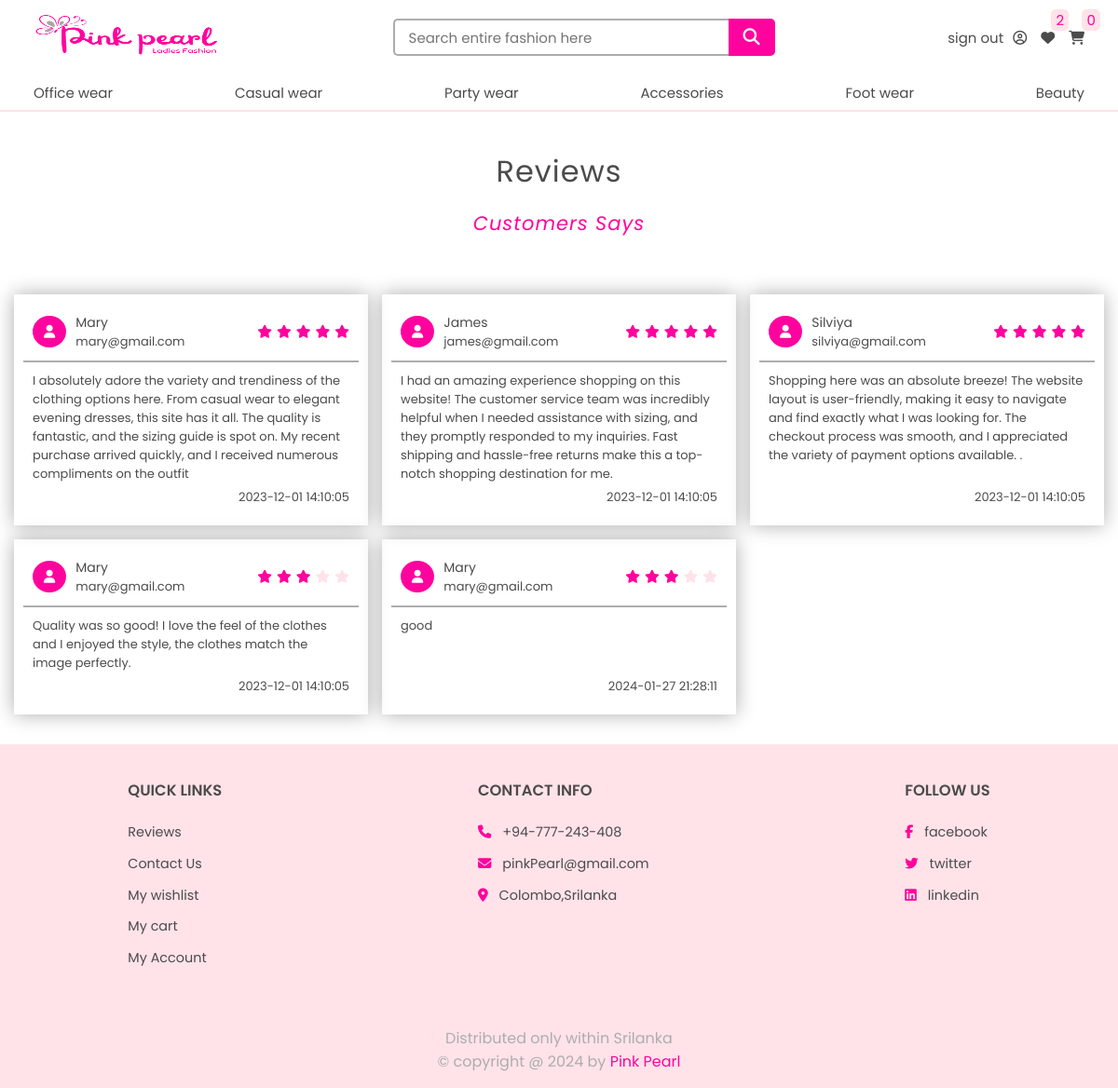
The app's page /shop/review.php (signed in) with its own data.
### tables this page shows
CREATE TABLE `main_category` (
  `main_category_id` int(11) NOT NULL,
  `category_name` varchar(255) NOT NULL,
  `description` varchar(100) NOT NULL,
  `image_url` varchar(255) NOT NULL
);

CREATE TABLE `reviews` (
  `review_id` int(11) NOT NULL,
  `user_id` int(11) NOT NULL,
  `comment` varchar(300) NOT NULL,
  `num_of_stars` int(11) NOT NULL,
  `date` datetime NOT NULL DEFAULT current_timestamp()
);

CREATE TABLE `users` (
  `user_id` int(11) NOT NULL,
  `username` varchar(50) NOT NULL,
  `first_name` varchar(100) NOT NULL,
  `last_name` varchar(100) NOT NULL,
  `phone` varchar(15) NOT NULL,
  `address_line1` text NOT NULL,
  `address_line2` text NOT NULL,
  `email` varchar(100) NOT NULL,
  `password` char(255) NOT NULL,
  `reg_date` date NOT NULL DEFAULT current_timestamp(),
  `user_type` varchar(50) NOT NULL,
  `current_point_balance` int(11) NOT NULL
);

### shop/review.php (the view, shortened to what this page needs)
<?php
include '../database/dbconnection.php';
$all_messages = mysqli_query($connection,"SELECT * from reviews inner join users on (reviews.user_id=users.user_id)") or die(mysqli_error($conn));
?>
<!DOCTYPE html>
<html lang="en">
<head>
    <link rel="stylesheet" href="../index.css">
    <link rel="stylesheet" href="./main-header//header.css">
    <link rel="stylesheet" href="style.css">
    <link rel="stylesheet" href="https://cdnjs.cloudflare.com/ajax/libs/font-awesome/6.4.2/css/all.min.css">
</head>
<body>
<?php include('../main-header/header.php') ?>
    <section id="review" style="padding-top: 15vh;">
        <div class="review_heading">
            <h1>Reviews</h1>
            <h2>Customers Says</h2>
        </div>
        <div class="review_box_container">
        <?php
        while($row= mysqli_fetch_assoc($all_messages)){
        ?>
            <div class="review_box">
                <div class="box_top">
                    <div class="profile">
                        <div class="profile_img">
                            <i class="fa-solid fa-user"></i>
                        </div>
                        <div class="name_user">
                            <strong><?php echo $row['username']; ?></strong>
                            <span><?php echo $row['email']; ?></span>
                        </div>
                    </div>
                    <div class="reviews">
                                    <?php
                                        for ($i=0; $i < $row['num_of_stars']; $i++) {
                                            echo "<i class='fa-solid fa-star' style='color: var(--pink);'></i>";
                                        }
                                        for ($i=0; $i < 5-$row['num_of_stars']; $i++) {
                                            echo "<i class='fa-solid fa-star' style='color: var(--lightpink);'></i>";
                                        }
                                    ?>
                                </div>
                </div>
                <div class="comments">
                    <p><?php echo $row['comment']; ?></p>
                </div>
                <div class="date">
                    <span><?php echo $row['date']; ?></span>
                </div>
            </div>
        <?php
        }
        ?>
        </div>
    </section>
    <?php
      include 'footer.php';
   ?>
</body>
</html>

### main-header/header.php (shortened to what this page needs)
<?php
    include('../database/dbconnection.php');
    $no_of_wishlist_items = 0;
    $no_of_cart_items = 0;
    if (isset($_SESSION['isLogged']) && $_SESSION['isLogged']) {
        $no_of_wishlist_items = getNoOfWishlistItems($connection, $_SESSION['user_id']);
        $no_of_cart_items = getNoOfCartItems($connection, $_SESSION['user_id']);
    }
    $main_category_res = mysqli_query($connection, "SELECT * FROM main_category")
                    or die('Category query failed');
    $main_categories = mysqli_fetch_all($main_category_res, MYSQLI_ASSOC);
?>
<!DOCTYPE html>
<html lang="en">
<head>
    <link rel="stylesheet" href="../index.css">
    <link rel="stylesheet" href="../../Ladies-fashion-full-stack-website//main-header//header.css">
</head>
<body>
    <header>
        <div class="top-header">
            <div class="logo"><a href="../shop/index.php"><img src="../uploadedImages/logo.png" alt="Pink-pearl-logo"></a></div>
            <form class="search laptop-setup " action="../main-header/header.php" method='post'>
                <input type="text" placeholder="Search entire fashion here" name='search-word'><button type="submit" name="search"><i class="fa fa-search" aria-hidden="true"></i></button>
            </form>
            <div class="top-header-right">
                <?php
                    if (isset($_SESSION['isLogged']) && $_SESSION['isLogged']) {
                        echo "<span class='user laptop-setup'>" .
                                 "<a href='../account/logout.php'>sign out</a><a href='../myaccount/rewards.php'><i class='fa fa-user-circle-o' aria-hidden='true'></i></a>" .
                             "</span>";
                    }
                    else {
                        echo "<span class='laptop-setup'><a href='../account/login.php'>Sign in  </a> / <a href='../account/register.php'>Sign up</a></span>";
                    }
                ?>
                <span><a href="../myaccount/wishlist.php"><i class="fa fa-heart" aria-hidden="true"></i></a><span><?php echo $no_of_wishlist_items; ?></span></span>
                <span><a href="../myaccount/cart.php"><i class="fa fa-shopping-cart" aria-hidden="true"></i></a><span><?php echo $no_of_cart_items; ?></span></span>
            </div>
        </div>
        <div class="bottom-header">
            <ul>
                <?php
                    foreach ($main_categories as $main) {
                        echo "<li><a href='../fashion/fashion.php?main=" . $main['main_category_id'] . "'>" . $main['category_name'] . "</a> </li>";
                    }
                ?>
            </ul>
        </div>
    </header>
</body>
</html>
<?php
    function getNoOfWishlistItems($connection, $id) {
        $sql = "select * from wishlist where user_id=" . $id ;
        $result = mysqli_query($connection, $sql);
        $noOfItems = mysqli_num_rows($result);
        return $noOfItems;
    }
    function getNoOfCartItems($connection, $id) {
        $sql = "select sum(quantity) as sum from shopping_cart where user_id=" . $id ;
        $result = mysqli_query($connection, $sql);
        $noOfItems = mysqli_fetch_assoc($result)['sum'];
        return 0;
    }
?>

### index.css (style rules this page uses)
* { margin: 0;padding: 0; box-sizing: border-box; font-family: 'Poppins', sans-serif; font-weight: 400; text-decoration: none; list-style-type: none; color: var(--black); outline: none; }
:root { --white: white; --black: rgb(75, 75, 75); --grey: rgb(173, 173, 173); --lightpink: rgb(255, 227, 232); --pink: #FF039E; }
button, .button { padding: 10px 25px; background-color: var(--pink); font-size: 20px; border: none; color: var(--white); cursor: pointer; transition: 0.3s; border-radius: 3px; display: flex; align-items: center; justify-content: center; gap: 10px; }
button i { color: var(--white); }

### main-header/header.css (style rules this page uses)
header { height: 15vh; position: fixed; width: 100%; z-index: 1000; }
.top-header { height: 10vh; padding: 1% 8%; display: flex; align-items: center; justify-content: space-between; background-color: var(--white); }
.top-header .logo img { width: 200px; height: 47px; }
.top-header .search { width: 400px; height: 100%; display: flex; align-items: center; justify-content: center; }
.top-header .search input { padding: 8px 50px 8px 15px; width: 360px; height: 40px; border-radius: 5px 0 0 5px; border: 2px solid var(--grey); border-right: none; font-size: 15px; }
.top-header .search button { height: 40px; width: 40px; display: flex; align-items: center; justify-content: center; border-radius: 0 5px 5px 0; font-size: 18px; color: var(--white); }
.top-header .top-header-right { height: 100%; display: flex; align-items: center; gap: 15px; }
.top-header .top-header-right > span { position: relative; }
.top-header .top-header-right span span { color: var(--pink); background-color: var(--lightpink); position: absolute; top: -80%; padding: 0px 5px; right: -100%; font-size: 15px; border-radius: 5px; }
.top-header .top-header-right .user i { margin-left: 10px; }
.bottom-header { height: 5vh; padding: 0 8%; background-color: var(--white); border-bottom: 2px solid var(--lightpink); }
.bottom-header ul { height: 100%; display: flex; align-items: center; justify-content: space-between; width: 100%; }
header a { font-size: 15px; }
header a, header i { transition: 0.3s; cursor: pointer; }
@media all and (max-width:1200px) { .top-header, .bottom-header { padding: 1% 3%; } }

### shop/style.css (style rules this page uses)
html { font-size: 100%; scroll-padding-top: 18vh; }
body { background-color: var(--white); font-size: 14px; }
#review { display: flex; justify-content: center; align-items: center; flex-direction: column; width: 100%; }
.review_heading { letter-spacing: 1px; margin: 30px 0px; padding: 10px 20px; display: flex; flex-direction: column; justify-content: center; align-items: center; }
.review_heading h1 { font-size: 2rem; }
.review_heading h2 { color: var(--pink); font-style: oblique; }
.review_box_container { width: 100%; display: grid; grid-template-columns: repeat(auto-fit, 380px); justify-content: center; gap: 15px; padding: 0 10px; }
.review_box { position: relative; flex:1; display: flex; flex-direction: column; box-shadow: 0 0 20px var(--grey); transition: 0.3s; cursor: pointer; padding: 10px; }
.box_top { display: flex; align-items: center; justify-content: space-between;padding: 10px; border-bottom: 2px solid var(--grey); }
.box_top .profile { display: flex; align-items: center; gap: 10px; }
.box_top .profile i { background-color: var(--pink); color: var(--white); border-radius: 50%; padding: 10px 12px; }
.box_top .profile .name_user { display: flex; flex-direction: column; gap: 0; }
.box_top .profile .name_user span { font-size: 13px; }
.review_box .comments { padding: 10px 10px 5px; font-size: 13px;flex: 1; }
.review_box .date { padding: 0 10px 10px; font-size: 13px; text-align: right; }
.review_box .reviews { display: flex; gap: 5px; }
h2 { text-align: center; color: var(--pink); margin-top: 1rem; margin-bottom: 1.3rem; }

### records on screen
main_category: category_name "Office wear"
main_category: category_name "Casual wear"
main_category: category_name "Party wear"
main_category: category_name "Accessories"
main_category: category_name "Foot wear"
main_category: category_name "Beauty"
reviews: user.username "Mary", user.email "mary@gmail.com", num_of_stars 5 (drawn), comment "I absolutely adore the variety and trendiness of the clothing options here. From casual wear to elegant evening dresses, this site has it all. The quality is fantastic, and the sizing guide is spot on. My recent purchase arrived quickly, and I received numerous compliments on the outfit", date "2023-12-01 14:10:05"
reviews: user.username "James", user.email "james@gmail.com", num_of_stars 5 (drawn), comment "I had an amazing experience shopping on this website! The customer service team was incredibly helpful when I needed assistance with sizing, and they promptly responded to my inquiries. Fast shipping and hassle-free returns make this a top-notch shopping destination for me.", date "2023-12-01 14:10:05"
reviews: user.username "Silviya", user.email "silviya@gmail.com", num_of_stars 5 (drawn), comment "Shopping here was an absolute breeze! The website layout is user-friendly, making it easy to navigate and find exactly what I was looking for. The checkout process was smooth, and I appreciated the variety of payment options available. .", date "2023-12-01 14:10:05"
reviews: user.username "Mary", user.email "mary@gmail.com", num_of_stars 3 (drawn), comment "Quality was so good! I love the feel of the clothes and I enjoyed the style, the clothes match the image perfectly.", date "2023-12-01 14:10:05"
reviews: user.username "Mary", user.email "mary@gmail.com", num_of_stars 3 (drawn), comment "good", date "2024-01-27 21:28:11"

### other values on screen
$no_of_wishlist_items "2"
$no_of_cart_items "0"
